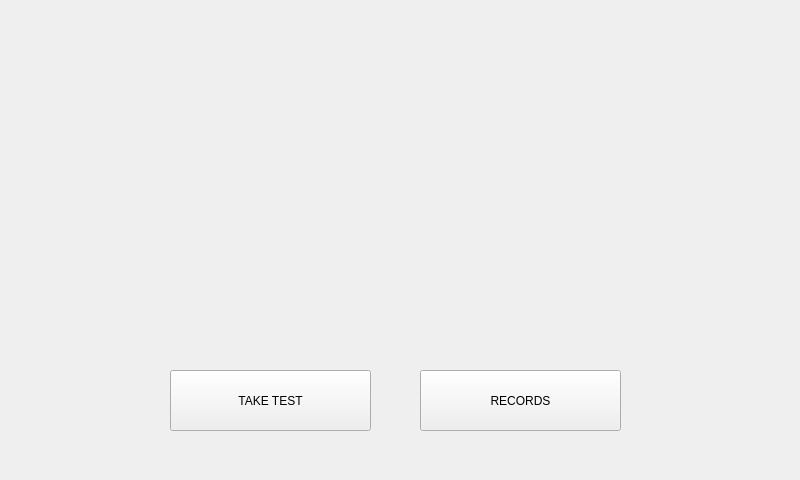
<?xml version="1.0" encoding="UTF-8"?>
<ui version="4.0">
 <class>Form</class>
 <widget class="QWidget" name="Form">
  <property name="geometry">
   <rect>
    <x>0</x>
    <y>0</y>
    <width>800</width>
    <height>480</height>
   </rect>
  </property>
  <property name="cursor">
   <cursorShape>ArrowCursor</cursorShape>
  </property>
  <property name="focusPolicy">
   <enum>Qt::NoFocus</enum>
  </property>
  <property name="windowTitle">
   <string>Form</string>
  </property>
  <widget class="QPushButton" name="pushButton">
   <property name="geometry">
    <rect>
     <x>170</x>
     <y>370</y>
     <width>201</width>
     <height>61</height>
    </rect>
   </property>
   <property name="cursor">
    <cursorShape>PointingHandCursor</cursorShape>
   </property>
   <property name="text">
    <string>TAKE TEST</string>
   </property>
  </widget>
  <widget class="QPushButton" name="pushButton_2">
   <property name="geometry">
    <rect>
     <x>420</x>
     <y>370</y>
     <width>201</width>
     <height>61</height>
    </rect>
   </property>
   <property name="cursor">
    <cursorShape>PointingHandCursor</cursorShape>
   </property>
   <property name="text">
    <string>RECORDS</string>
   </property>
  </widget>
 </widget>
 <resources/>
 <connections/>
</ui>
